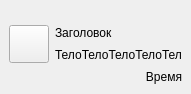
<?xml version="1.0" encoding="UTF-8"?>
<ui version="4.0">
 <class>NotificationWidget</class>
 <widget class="QWidget" name="NotificationWidget">
  <property name="geometry">
   <rect>
    <x>0</x>
    <y>0</y>
    <width>175</width>
    <height>94</height>
   </rect>
  </property>
  <property name="windowTitle">
   <string>Form</string>
  </property>
  <property name="styleSheet">
   <string notr="true"/>
  </property>
  <layout class="QHBoxLayout" name="horizontalLayout">
   <property name="spacing">
    <number>0</number>
   </property>
   <property name="leftMargin">
    <number>0</number>
   </property>
   <property name="topMargin">
    <number>0</number>
   </property>
   <property name="rightMargin">
    <number>0</number>
   </property>
   <property name="bottomMargin">
    <number>0</number>
   </property>
   <item>
    <widget class="QWidget" name="notification_widget_bg" native="true">
     <layout class="QGridLayout" name="gridLayout">
      <property name="topMargin">
       <number>25</number>
      </property>
      <property name="rightMargin">
       <number>9</number>
      </property>
      <item row="0" column="0" rowspan="2">
       <widget class="QPushButton" name="btn_icon">
        <property name="sizePolicy">
         <sizepolicy hsizetype="Preferred" vsizetype="Preferred">
          <horstretch>0</horstretch>
          <verstretch>0</verstretch>
         </sizepolicy>
        </property>
        <property name="minimumSize">
         <size>
          <width>0</width>
          <height>0</height>
         </size>
        </property>
        <property name="maximumSize">
         <size>
          <width>16777215</width>
          <height>16777215</height>
         </size>
        </property>
        <property name="text">
         <string/>
        </property>
        <property name="icon">
         <iconset>
          <normaloff>data/icons/Notification-b.svg</normaloff>data/icons/Notification-b.svg</iconset>
        </property>
        <property name="iconSize">
         <size>
          <width>16</width>
          <height>16</height>
         </size>
        </property>
       </widget>
      </item>
      <item row="0" column="1">
       <widget class="QLabel" name="lbl_header">
        <property name="sizePolicy">
         <sizepolicy hsizetype="Expanding" vsizetype="Preferred">
          <horstretch>0</horstretch>
          <verstretch>0</verstretch>
         </sizepolicy>
        </property>
        <property name="text">
         <string>Заголовок</string>
        </property>
        <property name="wordWrap">
         <bool>true</bool>
        </property>
       </widget>
      </item>
      <item row="1" column="1">
       <widget class="QLabel" name="lbl_body">
        <property name="sizePolicy">
         <sizepolicy hsizetype="Preferred" vsizetype="Preferred">
          <horstretch>0</horstretch>
          <verstretch>0</verstretch>
         </sizepolicy>
        </property>
        <property name="text">
         <string>ТелоТелоТелоТелоТел</string>
        </property>
        <property name="wordWrap">
         <bool>true</bool>
        </property>
       </widget>
      </item>
      <item row="2" column="0" colspan="2">
       <widget class="QLabel" name="lbl_time">
        <property name="text">
         <string>Время</string>
        </property>
        <property name="alignment">
         <set>Qt::AlignRight|Qt::AlignTrailing|Qt::AlignVCenter</set>
        </property>
        <property name="wordWrap">
         <bool>true</bool>
        </property>
       </widget>
      </item>
     </layout>
    </widget>
   </item>
  </layout>
 </widget>
 <resources/>
 <connections/>
</ui>
